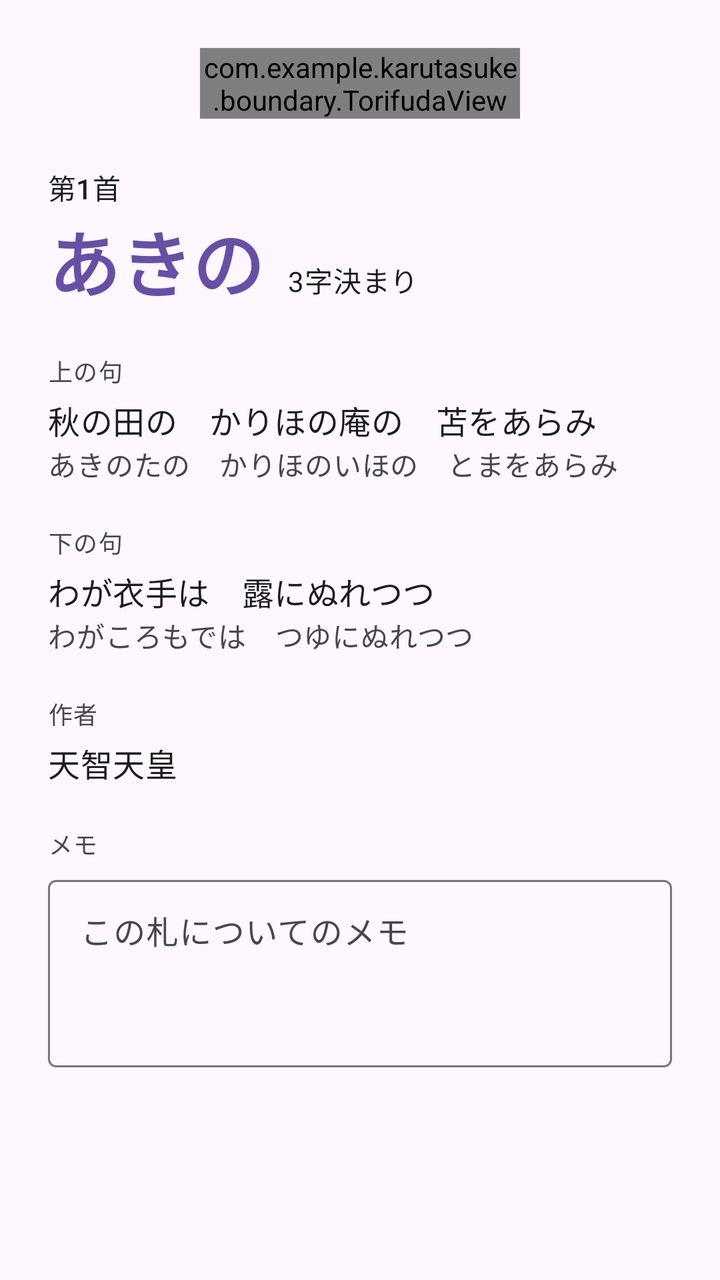
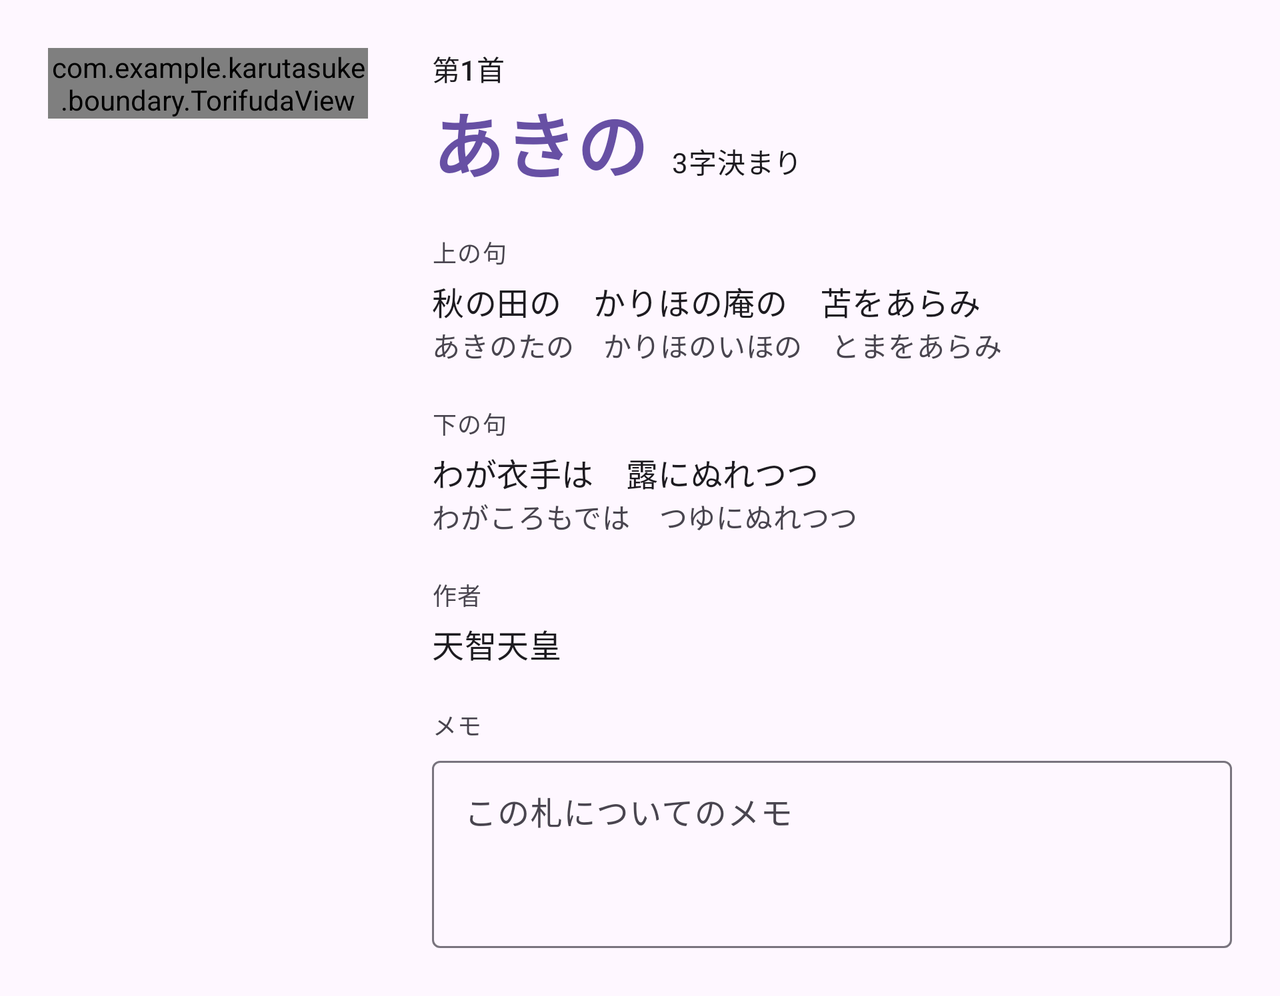

One screen, two layout resources from the same app: the default and the repository's alternative for another configuration. Each is rendered where Android would select it; the XML of both is given below.
<!-- AndroidManifest.xml: application theme Theme.Karutasuke -->
<!-- res/layout/activity_fuda_detail_page.xml -->
<?xml version="1.0" encoding="utf-8"?>
<ScrollView xmlns:android="http://schemas.android.com/apk/res/android"
    xmlns:tools="http://schemas.android.com/tools"
    android:id="@+id/fuda_detail_page"
    android:layout_width="match_parent"
    android:layout_height="match_parent"
    tools:context=".boundary.FudaDetailPage">

    <LinearLayout
        android:layout_width="match_parent"
        android:layout_height="wrap_content"
        android:orientation="vertical"
        android:padding="24dp">

        <com.example.karutasuke.boundary.TorifudaView
            android:id="@+id/detail_card"
            android:layout_width="160dp"
            android:layout_height="wrap_content"
            android:layout_gravity="center_horizontal"
            android:layout_marginBottom="24dp" />

        <include layout="@layout/fuda_detail_text" />
    </LinearLayout>
</ScrollView>
<!-- res/layout/fuda_detail_text.xml (included above) -->
<?xml version="1.0" encoding="utf-8"?>
<LinearLayout xmlns:android="http://schemas.android.com/apk/res/android"
    xmlns:tools="http://schemas.android.com/tools"
    android:layout_width="match_parent"
    android:layout_height="wrap_content"
    android:orientation="vertical">

    <TextView
        android:id="@+id/detail_number"
        android:layout_width="wrap_content"
        android:layout_height="wrap_content"
        android:textAppearance="?attr/textAppearanceLabelLarge"
        tools:text="第1首" />

    <LinearLayout
        android:layout_width="match_parent"
        android:layout_height="wrap_content"
        android:baselineAligned="true"
        android:orientation="horizontal">

        <TextView
            android:id="@+id/detail_kimariji"
            android:layout_width="wrap_content"
            android:layout_height="wrap_content"
            android:textAppearance="?attr/textAppearanceDisplaySmall"
            android:textColor="?attr/colorPrimary"
            android:textStyle="bold"
            tools:text="あきの" />

        <TextView
            android:id="@+id/detail_kimariji_length"
            android:layout_width="wrap_content"
            android:layout_height="wrap_content"
            android:layout_marginStart="12dp"
            android:textAppearance="?attr/textAppearanceBodyMedium"
            tools:text="3字決まり" />
    </LinearLayout>

    <TextView
        style="@style/FudaDetail.Label"
        android:text="@string/detail_kaminoku" />

    <TextView
        android:id="@+id/detail_kaminoku"
        style="@style/FudaDetail.Verse"
        tools:text="秋の田の　かりほの庵の　苫をあらみ" />

    <TextView
        android:id="@+id/detail_kaminoku_hiragana"
        style="@style/FudaDetail.Kana"
        tools:text="あきのたの　かりほのいほの　とまをあらみ" />

    <TextView
        style="@style/FudaDetail.Label"
        android:text="@string/detail_shimonoku" />

    <TextView
        android:id="@+id/detail_shimonoku"
        style="@style/FudaDetail.Verse"
        tools:text="わが衣手は　露にぬれつつ" />

    <TextView
        android:id="@+id/detail_shimonoku_hiragana"
        style="@style/FudaDetail.Kana"
        tools:text="わがころもでは　つゆにぬれつつ" />

    <TextView
        style="@style/FudaDetail.Label"
        android:text="@string/detail_poet" />

    <TextView
        android:id="@+id/detail_poet"
        style="@style/FudaDetail.Verse"
        tools:text="天智天皇" />

    <TextView
        style="@style/FudaDetail.Label"
        android:text="@string/detail_note" />

    <com.google.android.material.textfield.TextInputLayout
        android:layout_width="match_parent"
        android:layout_height="wrap_content"
        android:layout_marginTop="4dp"
        android:hint="@string/detail_note_hint">

        <com.google.android.material.textfield.TextInputEditText
            android:id="@+id/detail_note"
            android:layout_width="match_parent"
            android:layout_height="wrap_content"
            android:gravity="top|start"
            android:inputType="textMultiLine|textCapSentences"
            android:minLines="3" />
    </com.google.android.material.textfield.TextInputLayout>

</LinearLayout>
<!-- resources referenced by this layout -->
<resources>
  <string name="detail_kaminoku">上の句</string>
  <string name="detail_note">メモ</string>
  <string name="detail_note_hint">この札についてのメモ</string>
  <string name="detail_poet">作者</string>
  <string name="detail_shimonoku">下の句</string>
  <style name="FudaDetail.Kana">
          <item name="android:layout_width">match_parent</item>
          <item name="android:layout_height">wrap_content</item>
          <item name="android:textAppearance">?attr/textAppearanceBodyMedium</item>
          <item name="android:textColor">?attr/colorOnSurfaceVariant</item>
      </style>
  <style name="FudaDetail.Label">
          <item name="android:layout_width">wrap_content</item>
          <item name="android:layout_height">wrap_content</item>
          <item name="android:layout_marginTop">20dp</item>
          <item name="android:textAppearance">?attr/textAppearanceLabelMedium</item>
          <item name="android:textColor">?attr/colorOnSurfaceVariant</item>
      </style>
  <style name="FudaDetail.Verse">
          <item name="android:layout_width">match_parent</item>
          <item name="android:layout_height">wrap_content</item>
          <item name="android:layout_marginTop">4dp</item>
          <item name="android:textAppearance">?attr/textAppearanceTitleMedium</item>
      </style>
  <style name="Theme.Karutasuke" parent="Base.Theme.Karutasuke" />
  <style name="Base.Theme.Karutasuke" parent="Theme.Material3.DayNight.NoActionBar">
          
          
      </style>
</resources>
<!-- res/layout-land/activity_fuda_detail_page.xml (the repository's variant of the layout above) -->
<!-- drawn on the phone turned sideways -->
<?xml version="1.0" encoding="utf-8"?>
<ScrollView xmlns:android="http://schemas.android.com/apk/res/android"
    xmlns:tools="http://schemas.android.com/tools"
    android:id="@+id/fuda_detail_page"
    android:layout_width="match_parent"
    android:layout_height="match_parent"
    tools:context=".boundary.FudaDetailPage">

    <LinearLayout
        android:layout_width="match_parent"
        android:layout_height="wrap_content"
        android:baselineAligned="false"
        android:orientation="horizontal"
        android:padding="24dp">

        <com.example.karutasuke.boundary.TorifudaView
            android:id="@+id/detail_card"
            android:layout_width="160dp"
            android:layout_height="wrap_content"
            android:layout_marginEnd="32dp" />

        <include
            layout="@layout/fuda_detail_text"
            android:layout_width="0dp"
            android:layout_height="wrap_content"
            android:layout_weight="1" />
    </LinearLayout>
</ScrollView>
